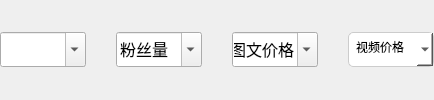
                        <widget class="QWidget" name="page_fuzzySearch">
                         <layout class="QHBoxLayout" name="horizontalLayout_6">
                          <property name="spacing">
                           <number>30</number>
                          </property>
                          <property name="leftMargin">
                           <number>0</number>
                          </property>
                          <property name="topMargin">
                           <number>0</number>
                          </property>
                          <property name="rightMargin">
                           <number>0</number>
                          </property>
                          <property name="bottomMargin">
                           <number>0</number>
                          </property>
                          <item>
                           <widget class="QComboBox" name="cbx_kind">
                            <property name="minimumSize">
                             <size>
                              <width>0</width>
                              <height>35</height>
                             </size>
                            </property>
                            <property name="maximumSize">
                             <size>
                              <width>16777215</width>
                              <height>35</height>
                             </size>
                            </property>
                            <property name="font">
                             <font>
                              <family>幼圆</family>
                              <pointsize>12</pointsize>
                             </font>
                            </property>
                            <property name="cursor">
                             <cursorShape>PointingHandCursor</cursorShape>
                            </property>
                            <property name="editable">
                             <bool>true</bool>
                            </property>
                            <property name="currentText">
                             <string/>
                            </property>
                            <property name="placeholderText">
                             <string/>
                            </property>
                            <property name="duplicatesEnabled">
                             <bool>false</bool>
                            </property>
                           </widget>
                          </item>
                          <item>
                           <widget class="QComboBox" name="cbx_fans">
                            <property name="minimumSize">
                             <size>
                              <width>0</width>
                              <height>35</height>
                             </size>
                            </property>
                            <property name="maximumSize">
                             <size>
                              <width>16777215</width>
                              <height>35</height>
                             </size>
                            </property>
                            <property name="font">
                             <font>
                              <family>幼圆</family>
                              <pointsize>12</pointsize>
                             </font>
                            </property>
                            <property name="cursor">
                             <cursorShape>PointingHandCursor</cursorShape>
                            </property>
                            <property name="editable">
                             <bool>true</bool>
                            </property>
                            <property name="currentText">
                             <string>粉丝量</string>
                            </property>
                           </widget>
                          </item>
                          <item>
                           <widget class="QComboBox" name="cbx_noteprice">
                            <property name="minimumSize">
                             <size>
                              <width>0</width>
                              <height>35</height>
                             </size>
                            </property>
                            <property name="maximumSize">
                             <size>
                              <width>16777215</width>
                              <height>35</height>
                             </size>
                            </property>
                            <property name="font">
                             <font>
                              <family>幼圆</family>
                              <pointsize>12</pointsize>
                             </font>
                            </property>
                            <property name="cursor">
                             <cursorShape>PointingHandCursor</cursorShape>
                            </property>
                            <property name="editable">
                             <bool>true</bool>
                            </property>
                            <property name="currentText">
                             <string>图文价格</string>
                            </property>
                           </widget>
                          </item>
                          <item>
                           <widget class="QComboBox" name="cbx_vedioprice">
                            <property name="minimumSize">
                             <size>
                              <width>0</width>
                              <height>35</height>
                             </size>
                            </property>
                            <property name="maximumSize">
                             <size>
                              <width>16777215</width>
                              <height>35</height>
                             </size>
                            </property>
                            <property name="font">
                             <font>
                              <family>幼圆</family>
                              <pointsize>12</pointsize>
                             </font>
                            </property>
                            <property name="cursor">
                             <cursorShape>PointingHandCursor</cursorShape>
                            </property>
                            <property name="styleSheet">
                             <string notr="true">    background-color: #ffffff; /* 设置背景颜色 */
    border: 1px solid #ccc; /* 设置边框样式 */
    border-radius: 5px; /* 设置圆角半径 */
    padding: 5px; /* 设置内边距 */</string>
                            </property>
                            <property name="editable">
                             <bool>true</bool>
                            </property>
                            <property name="currentText">
                             <string>视频价格</string>
                            </property>
                           </widget>
                          </item>
                         </layout>
                        </widget>
